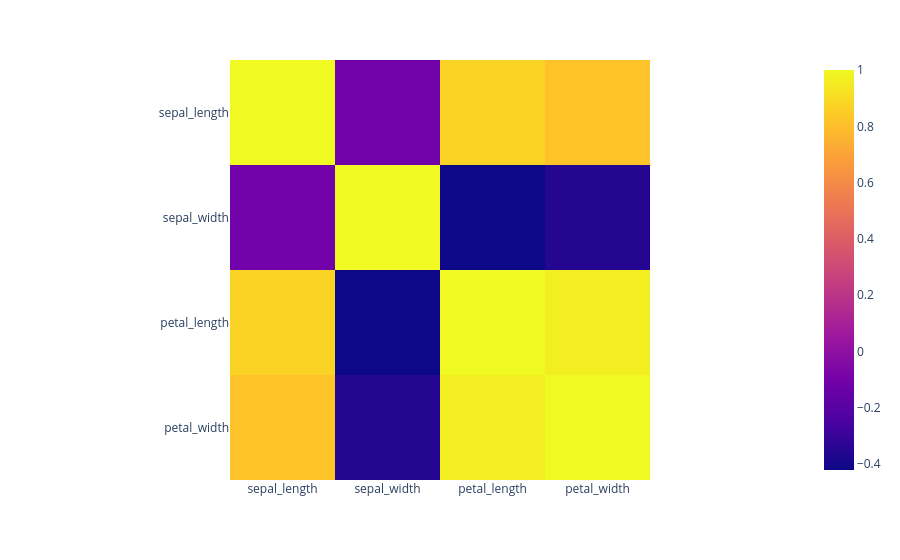

Notebook source saved alongside this figure:
### Code cell
fig = px.imshow(heatmap_df.corr())
fig.show()
fig.write_html("heatmap.html")

### Figure 1 — Plotly figure (JSON) as saved in the notebook; plotly's stock layout.template omitted (floating-point values rounded to 4 significant figures)
{"data": [{"coloraxis": "coloraxis", "hovertemplate": "x: %{x}<br>y: %{y}<br>color: %{z}<extra></extra>", "name": "0", "type": "heatmap", "x": ["sepal_length", "sepal_width", "petal_length", "petal_width"], "xaxis": "x", "y": ["sepal_length", "sepal_width", "petal_length", "petal_width"], "yaxis": "y", "z": [[1, -0.1093, 0.8713, 0.8171], [-0.1093, 1, -0.4211, -0.3564], [0.8713, -0.4211, 1, 0.9619], [0.8171, -0.3564, 0.9619, 1]]}], "layout": {"coloraxis": {"colorscale": [[0, "#0d0887"], [0.1111, "#46039f"], [0.2222, "#7201a8"], [0.3333, "#9c179e"], [0.4444, "#bd3786"], [0.5556, "#d8576b"], [0.6667, "#ed7953"], [0.7778, "#fb9f3a"], [0.8889, "#fdca26"], [1, "#f0f921"]]}, "margin": {"t": 60}, "xaxis": {"anchor": "y", "constrain": "domain", "domain": [0, 1], "scaleanchor": "y"}, "yaxis": {"anchor": "x", "autorange": "reversed", "constrain": "domain", "domain": [0, 1]}}}
